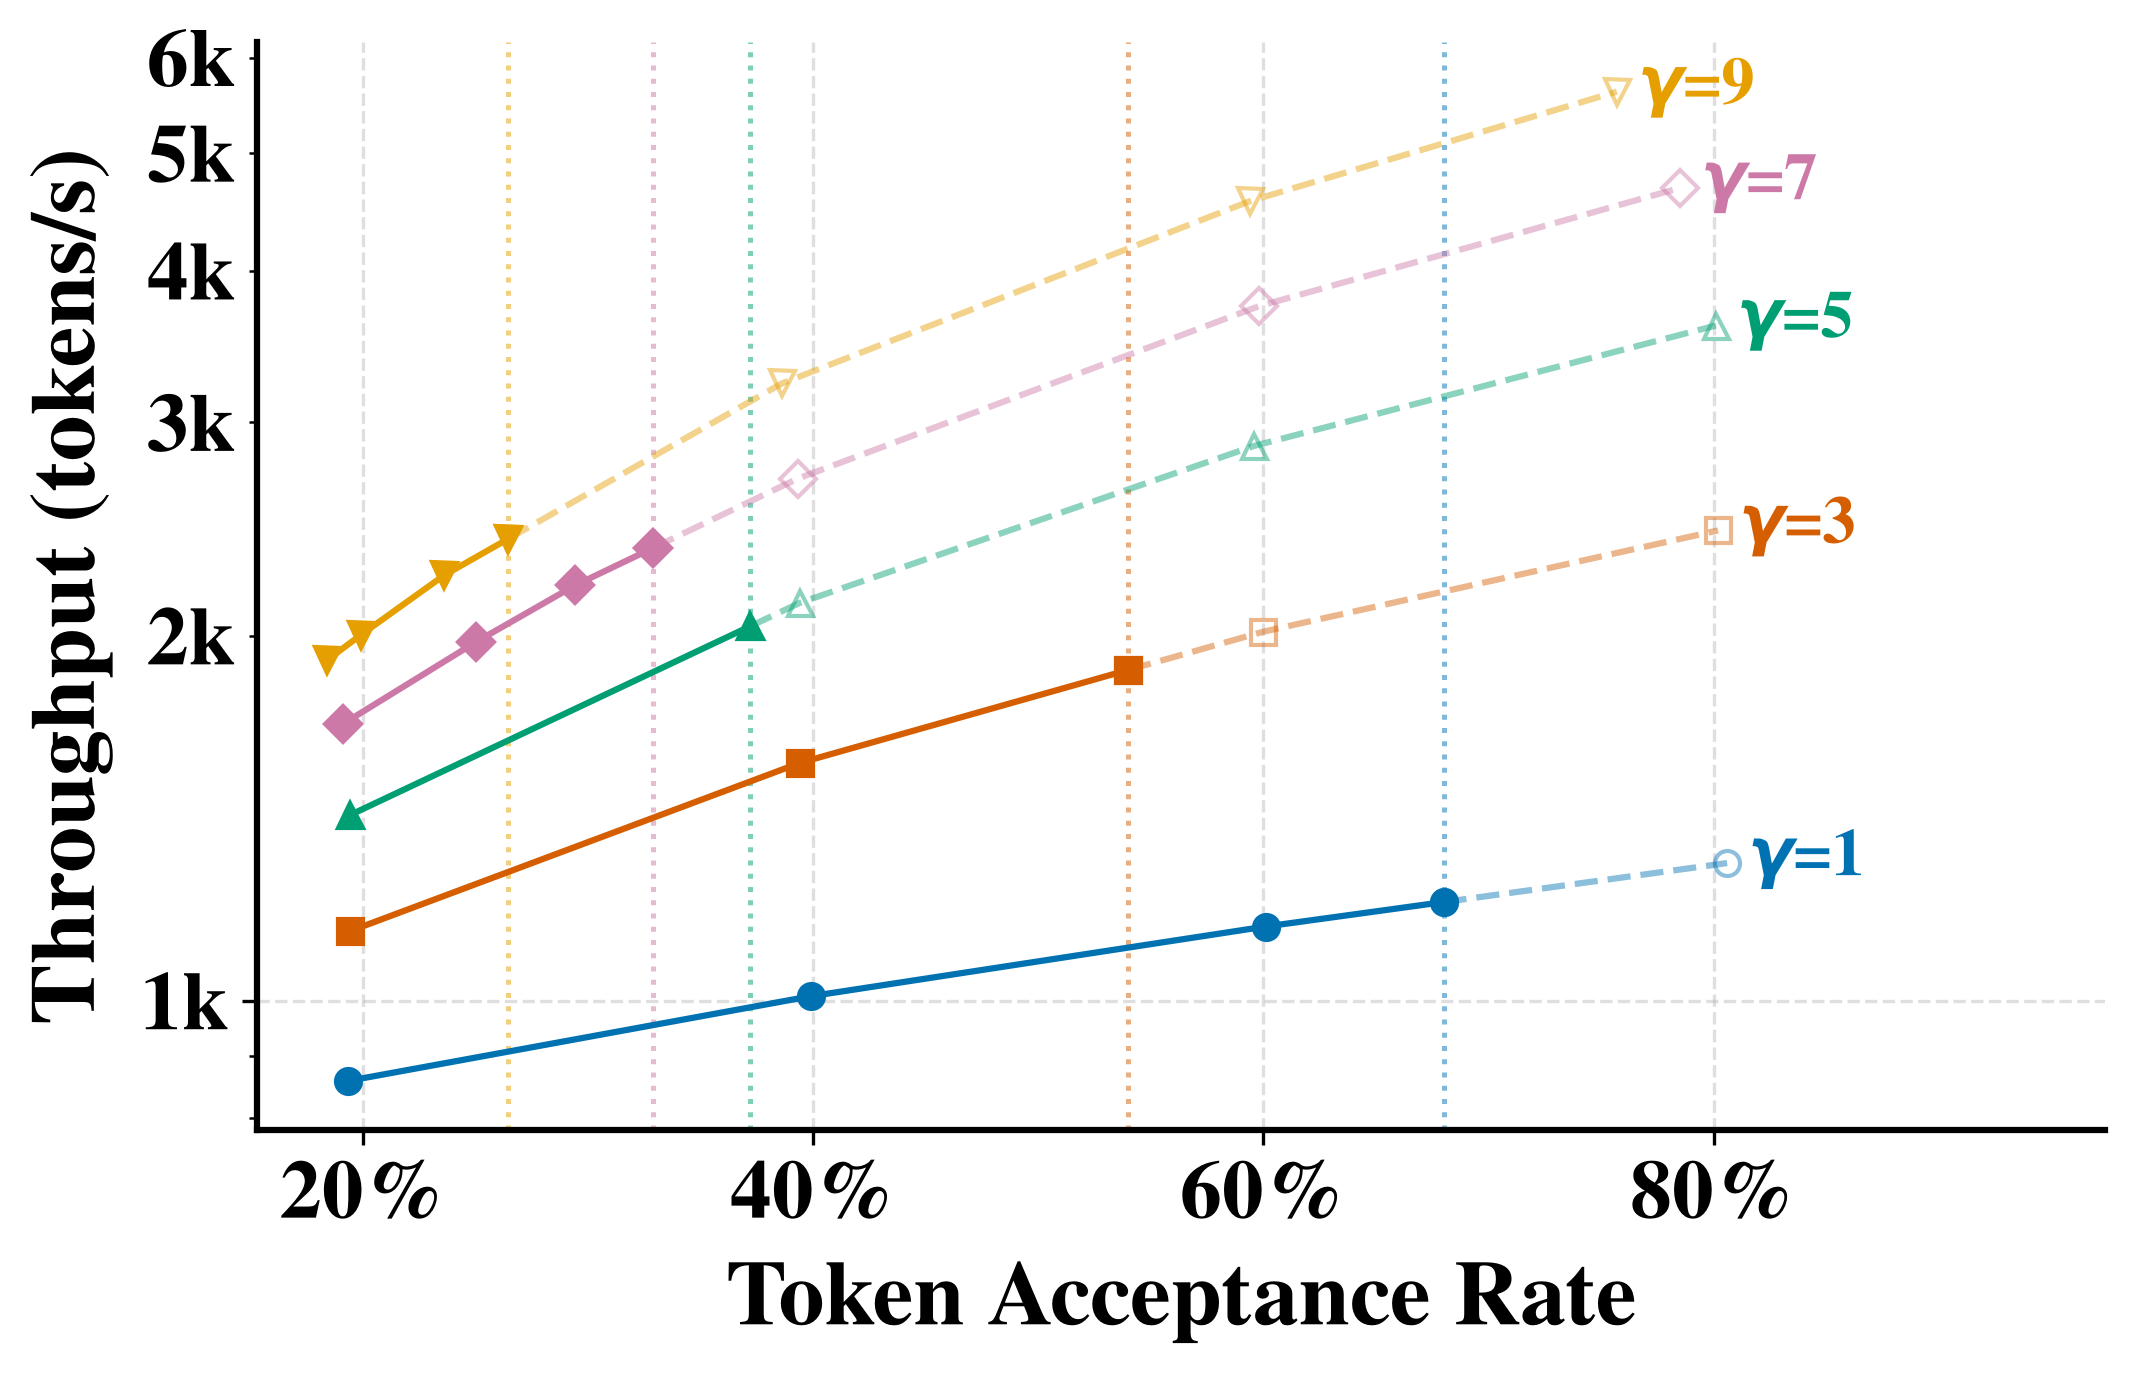

Generate this figure with Python:
"""
7d.1_multigamma_fleet_throughput_vs_acceptance_rate.py — edit-and-rerun
figure generator for the 7d.1_multigamma_fleet_throughput_vs_acceptance_rate
figure (throughput vs. synthetically swept acceptance rate, one line per
gamma, 50-hub fleet; solid up to each gamma's realized acceptance ceiling,
dashed beyond it).

This does NOT read from simulation/results/ or prototype/results/, or
touch any live component. It reads only
7d.1_multigamma_fleet_throughput_vs_acceptance_rate_data.json (sitting
next to this script) so you can freely tweak figure size / font size /
colors below and rerun in seconds, without needing the simulator or GPU.

Usage:
    python 7d.1_multigamma_fleet_throughput_vs_acceptance_rate.py
    (or: prototype/.venv/bin/python simulation_figures/7d.1_multigamma_fleet_throughput_vs_acceptance_rate.py)

Output:
    7d.1_multigamma_fleet_throughput_vs_acceptance_rate.png   (next to
    this script — same filename as the figure used everywhere else;
    never renamed, PNG only, no PDF)
"""
import json
import os

import matplotlib
matplotlib.use("Agg")
import matplotlib.pyplot as plt

# ============================================================
#  EVERYTHING YOU'D WANT TO TRY-AND-ERROR IS IN THIS ONE BLOCK
# ============================================================

FIGURE_WIDTH_IN   = 7.0     # inches
FIGURE_HEIGHT_IN  = 4.5     # inches

FONT_FAMILY       = "serif"
FONT_NAME         = "Nimbus Roman"   # Times-New-Roman-compatible font that
                                     # actually HAS a real bold face on this
                                     # machine (fc-list | grep -i "nimbus roman").
                                     # Plain "Times New Roman" only has a
                                     # regular weight installed here, so
                                     # bold text silently falls back to
                                     # regular if you use that name instead.

BASE_FONT_SIZE    = 20       # font.size (fallback for anything not listed below)
AXIS_LABEL_SIZE   = 22       # x/y axis label text
TICK_LABEL_SIZE   = 20       # the numbers along each axis
LEGEND_FONT_SIZE  = 16       # legend entries (5 gamma lines)

BOLD_EVERYTHING   = True     # axis labels, tick labels, legend text

GAMMA_COLORS = {
    "1": "#0072B2",
    "3": "#D55E00",
    "5": "#009E73",
    "7": "#CC79A7",
    "9": "#E69F00",
}
GAMMA_MARKERS = {"1": "o", "3": "s", "5": "^", "7": "D", "9": "v"}

BEYOND_ALPHA      = 0.45   # opacity of the extrapolated (dashed) segment
CEILING_LINE_ALPHA = 0.5

GRID_ON           = True
GRID_ALPHA        = 0.4

LABEL_STYLE            = "inline"   # "legend" (boxed legend, original
                                     # style) or "inline" (gamma label
                                     # placed directly at the end of each
                                     # curve, no legend box at all — saves
                                     # the horizontal space a 5-entry
                                     # legend needs)
LEGEND_LOC             = "upper left"
LEGEND_BBOX_TO_ANCHOR  = (0.5, -0.30)
LEGEND_NCOL            = 3
INLINE_LABEL_FONT_SIZE = 16
INLINE_LABEL_X_OFFSET  = 0.015   # fraction of x-range to nudge the label
                                  # right of the curve's last point

SAVE_DPI          = 300

# ============================================================
#  END OF TRY-AND-ERROR BLOCK — nothing below this line needs
#  editing to change how the figure looks
# ============================================================

plt.rcParams.update({
    "font.family":        FONT_FAMILY,
    "font.serif":         [FONT_NAME],
    "font.size":          BASE_FONT_SIZE,
    "font.weight":        "bold" if BOLD_EVERYTHING else "normal",
    "axes.titlesize":     BASE_FONT_SIZE,
    "axes.titleweight":   "bold" if BOLD_EVERYTHING else "normal",
    "axes.labelsize":     AXIS_LABEL_SIZE,
    "axes.labelweight":   "bold" if BOLD_EVERYTHING else "normal",
    "xtick.labelsize":    TICK_LABEL_SIZE,
    "ytick.labelsize":    TICK_LABEL_SIZE,
    "legend.fontsize":    LEGEND_FONT_SIZE,
    "figure.dpi":         200,
    "savefig.dpi":        SAVE_DPI,
    "savefig.bbox":       "tight",
    "axes.grid":          GRID_ON,
    "grid.linestyle":     "--",
    "grid.alpha":         GRID_ALPHA,
    "axes.spines.top":    False,
    "axes.spines.right":  False,
    "axes.linewidth":     1.5,
})

HERE = os.path.dirname(os.path.abspath(__file__))
DATA_PATH = os.path.join(HERE, "7d.1_multigamma_fleet_throughput_vs_acceptance_rate_data.json")
OUT_PNG = os.path.join(HERE, "7d.1_multigamma_fleet_throughput_vs_acceptance_rate.png")


def main():
    with open(DATA_PATH) as f:
        data = json.load(f)

    series = data["series"]
    ceilings = data["realized_acceptance_ceilings"]

    fig, ax = plt.subplots(figsize=(FIGURE_WIDTH_IN, FIGURE_HEIGHT_IN),
                            constrained_layout=True)

    all_xs = [p["acceptance_rate"] for pts in series.values() for p in pts]
    x_range = max(all_xs) - min(all_xs)
    inline_targets = []  # (x, y, color, gamma) for the last point of each curve

    for gamma in sorted(series.keys(), key=int):
        points = sorted(series[gamma], key=lambda r: r["acceptance_rate"])
        xs = [p["acceptance_rate"] for p in points]
        ys = [p["throughput_tps"] for p in points]
        color = GAMMA_COLORS.get(gamma, "#444444")
        marker = GAMMA_MARKERS.get(gamma, "o")
        ceiling = ceilings[gamma]

        achievable = [(x, y) for x, y in zip(xs, ys) if x <= ceiling]
        beyond = [(x, y) for x, y in zip(xs, ys) if x > ceiling]
        if achievable and beyond:
            x0, y0 = achievable[-1]
            x1, y1 = beyond[0]
            t = (ceiling - x0) / (x1 - x0)
            y_cross = y0 * (y1 / y0) ** t
            achievable = achievable + [(ceiling, y_cross)]
            beyond = [(ceiling, y_cross)] + beyond

        show_legend_label = (LABEL_STYLE == "legend")
        if achievable:
            ax.plot([p[0] for p in achievable], [p[1] for p in achievable],
                     marker=marker, color=color, linestyle="-",
                     label=f"$\\gamma$={gamma}" if show_legend_label else None)
        if beyond:
            ax.plot([p[0] for p in beyond], [p[1] for p in beyond],
                     marker=marker, color=color, linestyle="--",
                     alpha=BEYOND_ALPHA, markerfacecolor="none",
                     label=(f"$\\gamma$={gamma}" if (show_legend_label and not achievable) else None))
        ax.axvline(ceiling, color=color, alpha=CEILING_LINE_ALPHA,
                   linewidth=1.2, linestyle=":", zorder=0)

        last_x, last_y = (beyond or achievable)[-1]
        inline_targets.append((last_x, last_y, color, gamma))

    ax.set_xlabel("Token Acceptance Rate")
    ax.set_ylabel("Throughput (tokens/s)")
    ax.set_yscale("log")
    ax.xaxis.set_major_formatter(plt.FuncFormatter(lambda v, _: f"{v:.0%}"))

    k_formatter = plt.FuncFormatter(lambda v, _: f"{v/1000:g}k" if v >= 1000 else f"{v:g}")
    # Log scale's default major locator only places ticks at powers of 10
    # (..., 100, 1000, 10000, ...); the in-between labels (2k, 3k, ...) seen
    # on this data's actual range come from minor ticks, so both major AND
    # minor formatters need to be set. matplotlib auto-extends the y-limits
    # slightly below the lowest data point (~859), which pulled in the
    # 100s decade's own minor ticks (800, 900) alongside the 1000s
    # decade's (2k, 3k, ...). Hide only the 100s-decade minor ticks
    # (values below 1000) without touching the axis limits themselves, so
    # the gamma=1 curve's lowest point (~859) still stays fully visible.
    ax.yaxis.set_major_formatter(k_formatter)
    ax.yaxis.set_minor_formatter(plt.FuncFormatter(
        lambda v, pos: (f"{v/1000:g}k" if v >= 1000 else "")))

    if LABEL_STYLE == "inline":
        x_pad = x_range * INLINE_LABEL_X_OFFSET
        for last_x, last_y, color, gamma in inline_targets:
            ax.text(last_x + x_pad, last_y, f"$\\gamma$={gamma}",
                     color=color, va="center", ha="left",
                     fontsize=INLINE_LABEL_FONT_SIZE, fontweight="bold")
        # Give the inline labels room on the right without changing the
        # actual data range shown.
        xlo, xhi = ax.get_xlim()
        ax.set_xlim(xlo, xhi + x_range * 0.22)
    else:
        ax.legend(loc=LEGEND_LOC, bbox_to_anchor=LEGEND_BBOX_TO_ANCHOR,
                  ncol=LEGEND_NCOL, frameon=True)

    fig.savefig(OUT_PNG, bbox_inches="tight", dpi=SAVE_DPI)
    plt.close(fig)
    print(f"Saved -> {OUT_PNG}")


if __name__ == "__main__":
    main()
